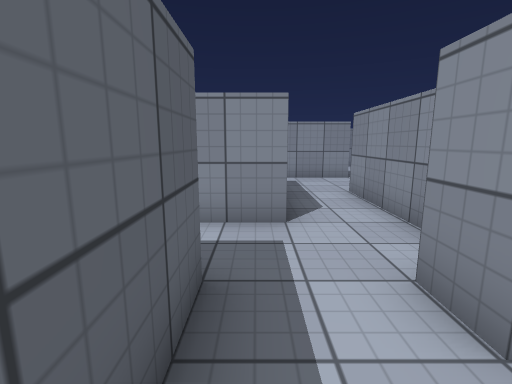
[1] (above)

18 first-person views from a walk through a 3-D level made in the Unity game engine. The camera is 1.3 m above the floor, tilts 10° down and sees 85° across. The floor is counted in squares, 1 m on a side. Each view is taken from the middle of a square. On the plan, view 1 faces up. The plan holds only what a view shows up to about 13 squares ahead; the rest is blank. The place goes on beyond the plan. The player is left out. Some animated figures are left out. Surface patterns are stand-ins for the level's own textures.

[2]
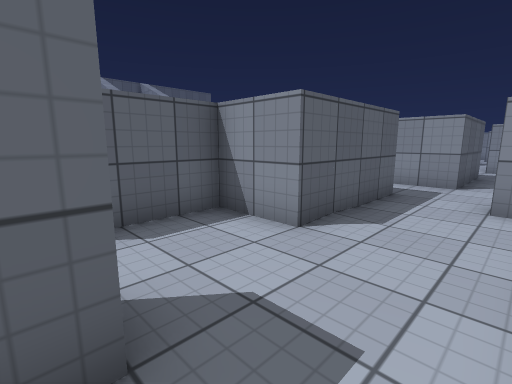

[3]
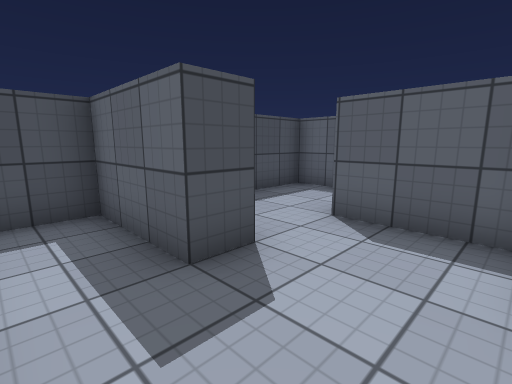

[4]
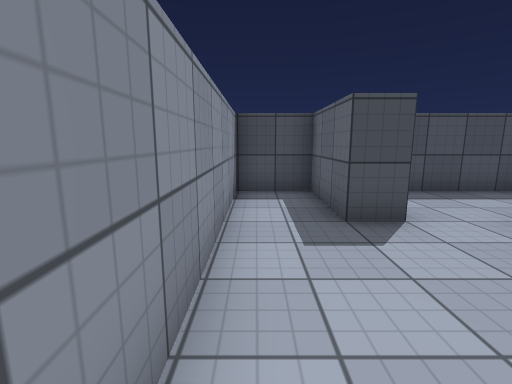

[5]
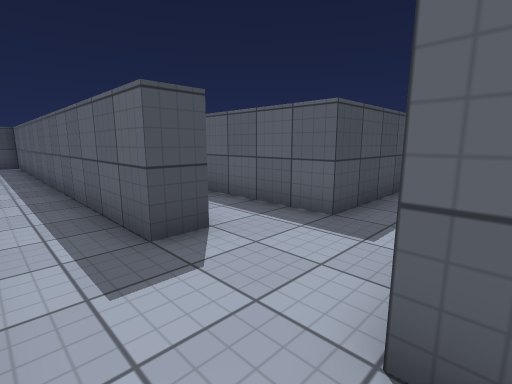

[6]
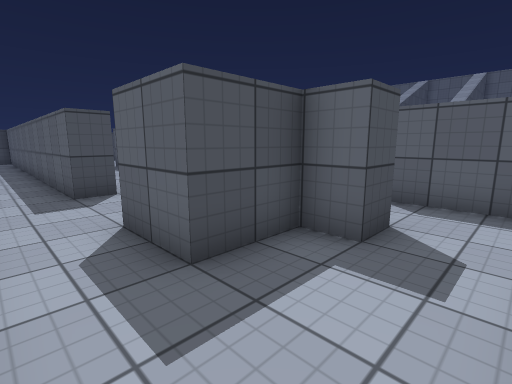

[7]
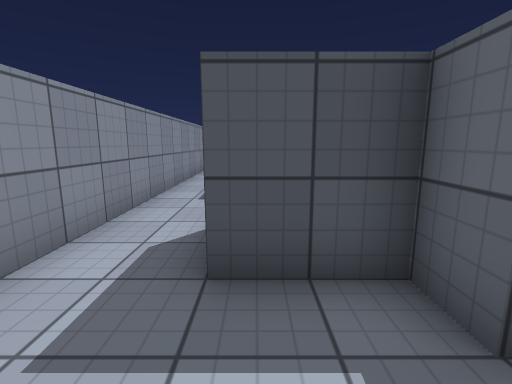

[8]
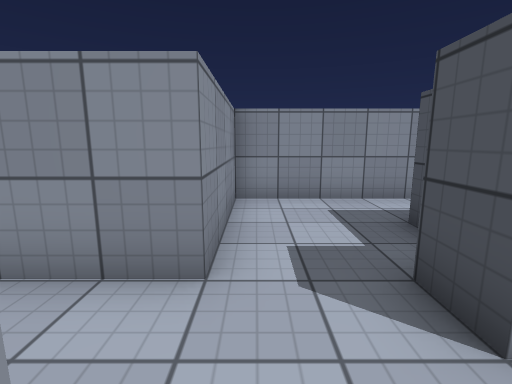

[9]
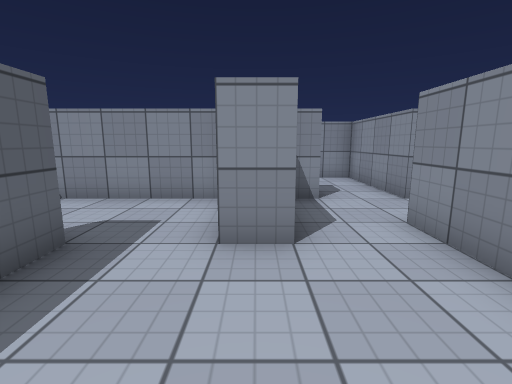

[10]
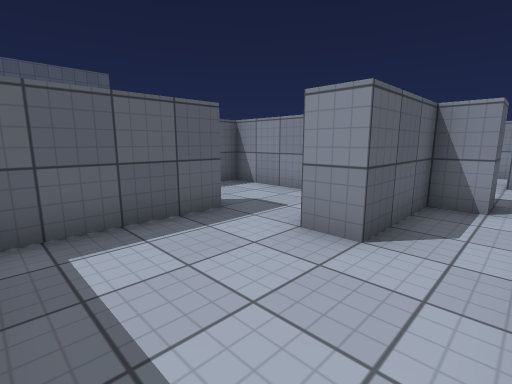

[11]
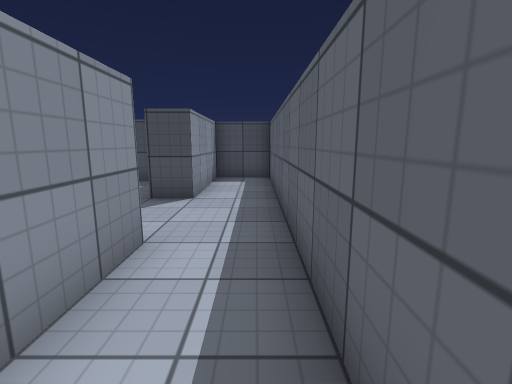

[12]
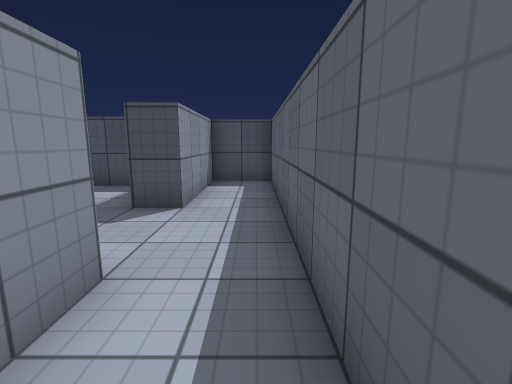

[13]
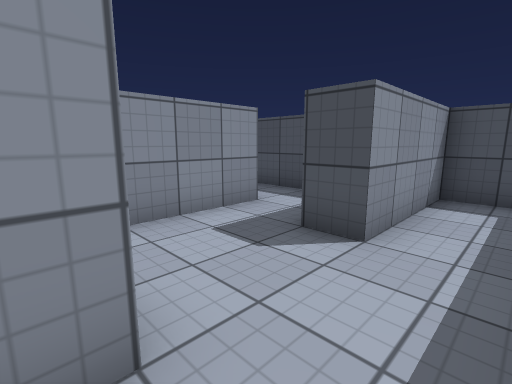

[14]
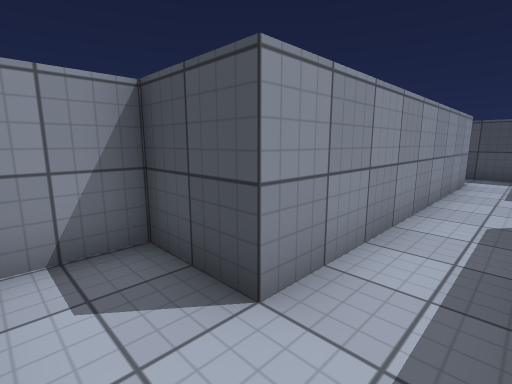

[15]
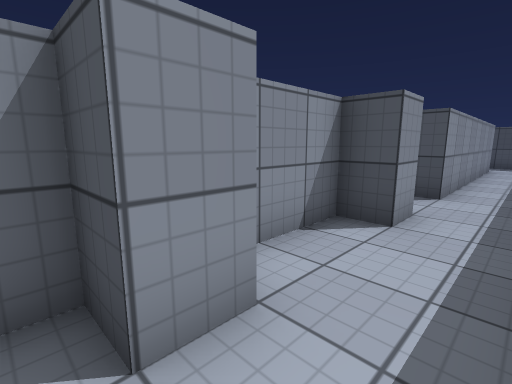

[16]
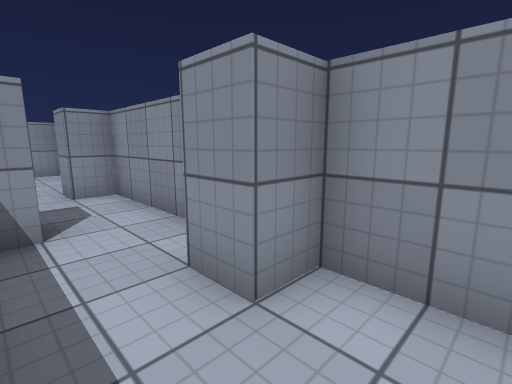

[17]
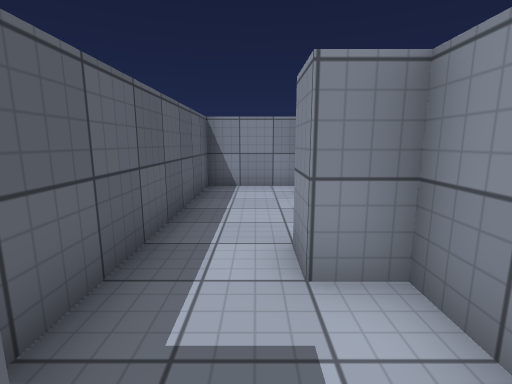

[18]
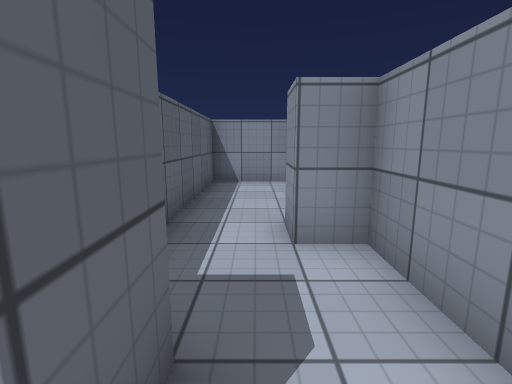

### Floor plan
Points are (right, up) in squares from view 1. A wall is a line through its corners. A room is listed if a view was taken in it or the views show most of it. See-through windows are left out.
Room 1 (views 1, 2, 3, 4, 10, 11, 12, 13, 14, 15, 16, 17, 18)
walls: (2.5, 4.1) (2.5, 7.5) (3.5, 7.5) (3.5, -7.5) (5.5, -7.5) (5.5, -3.5) (6.6, -3.5); (1.5, 1.5) (1.5, 2.5); (-0.5, 2.5) (-0.5, -1.6) (-2.5, -1.6) (-2.5, -4.6); (5.5, -0.6) (5.5, 10.5); (-0.5, 8.5) (0.5, 8.5) (0.5, 4.5) (-1.2, 4.5); (8.5, 6.5) (8.5, 7.5) (9.5, 7.5) (9.5, 10.5) (8.5, 10.5) (8.5, 11.5) (9.5, 11.5) (9.5, 16.5) (8.5, 16.5) (8.5, 17.5); (3.5, 10.5) (0.5, 10.5); (-0.6, -4.5) (0.5, -4.5) (0.5, -7.5) (2.5, -7.5) (2.5, -0.5); (8.5, -3.6) (8.5, 4.5) (10.5, 4.5) (10.5, 6); (-5.5, -6.1) (-5.5, -7.5) (-2.1, -7.5); (7.5, 14.5) (7.5, 13.5) (7.1, 13.5); (9.4, 22.5) (6.5, 22.5) (6.5, 15.4)
ways out: opening at (4.5, 11.5) to room 2; opening at (0, 9.5) to room 3; opening at (7.5, -4) to room 4
Room 2 (views 5, 6, 7, 8)
walls: (0.5, 12.5) (0.5, 13.5) (1.5, 13.5) (1.5, 12.5) (3.5, 12.5) (3.5, 10.5); (-0.5, 16.5) (-0.5, 15.5) (-1.5, 15.5) (-1.5, 12.5); (5.5, 10.5) (5.5, 15.5) (1.5, 15.5) (1.5, 16.5)
ways out: opening at (4.5, 11.5) to room 1; opening at (-0.5, 13) to room 3; opening at (0.5, 16)
Room 3 (view 9)
walls: (-4.5, 12.5) (-4.5, 9.1); (-1.5, 12.5) (-2.5, 12.5); (-3, 8.5) (-0.5, 8.5); (-2.9, 15.5) (-7.5, 15.5) (-7.5, 14.8); (0.5, 11.5) (0.5, 12.5)
ways out: opening at (0, 9.5) to room 1; opening at (-0.5, 13) to room 2
Room 4 (no view inside)
walls: (8.5, -4.6) (8.5, -3.6); (7.5, -6.5) (8.5, -6.5)
ways out: opening at (7.5, -4) to room 1; opening at (9, -5.5)

Where each view was taken, in squares from view 1:
view 1: 0 up, 0 right, facing up
view 2: 5 down, 2 right, facing up-left
view 3: 2 down, 2 right, facing down-left
view 4: 0 up, 2 right, facing down
view 5: 11 up, 5 right, facing down-left
view 6: 15 up, 5 right, facing down-left
view 7: 15 up, 3 right, facing down
view 8: 15 up, 1 left, facing right
view 9: 9 up, 2 left, facing up
view 10: 9 up, 0 right, facing up-left
view 11: 3 up, 4 right, facing down
view 12: 2 up, 4 right, facing down
view 13: 0 up, 4 right, facing down-right
view 14: 6 up, 7 right, facing down-right
view 15: 12 up, 7 right, facing down-right
view 16: 9 up, 7 right, facing up-right
view 17: 14 up, 8 right, facing up
view 18: 13 up, 8 right, facing up
